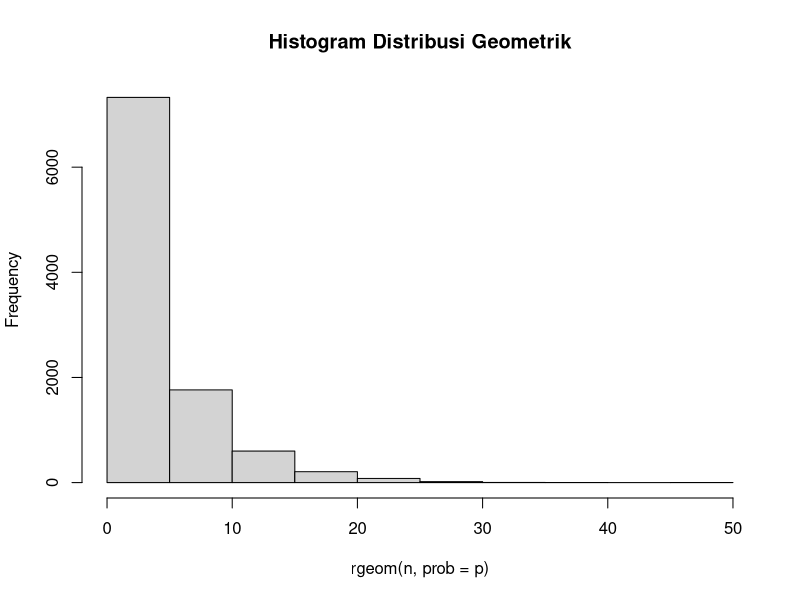
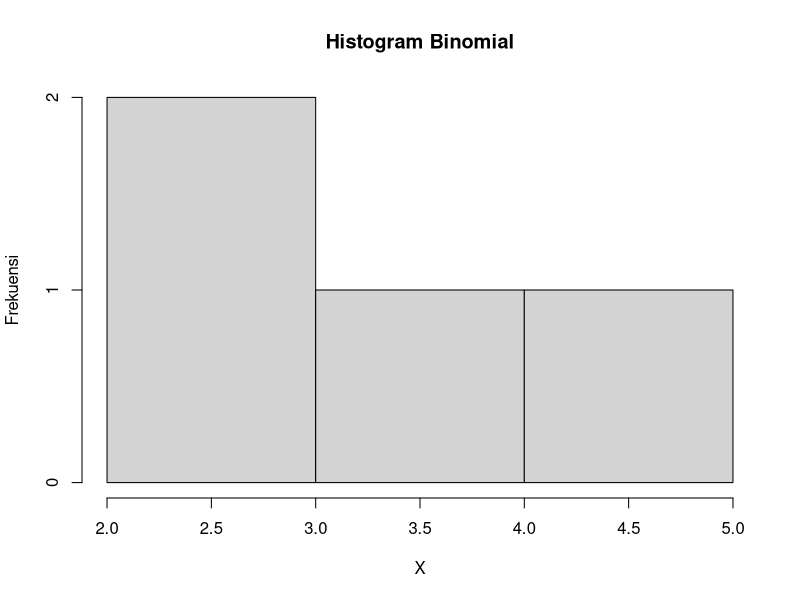
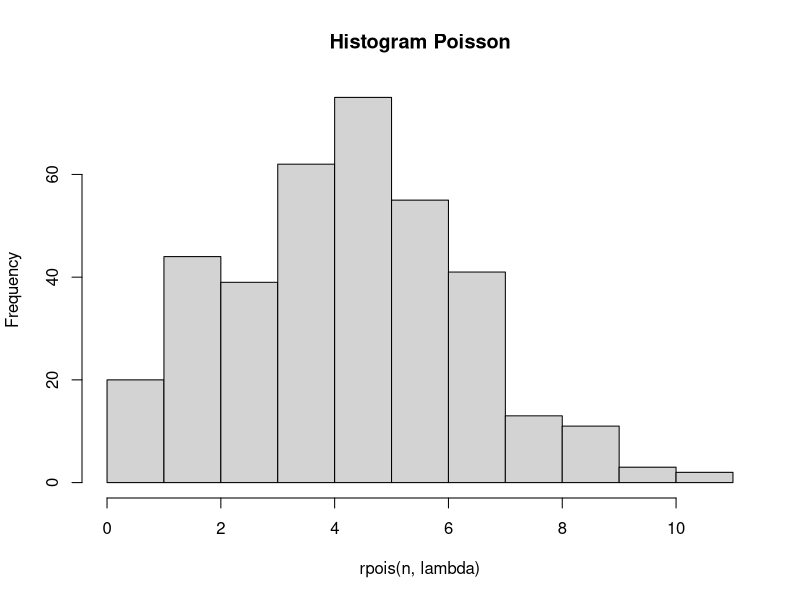
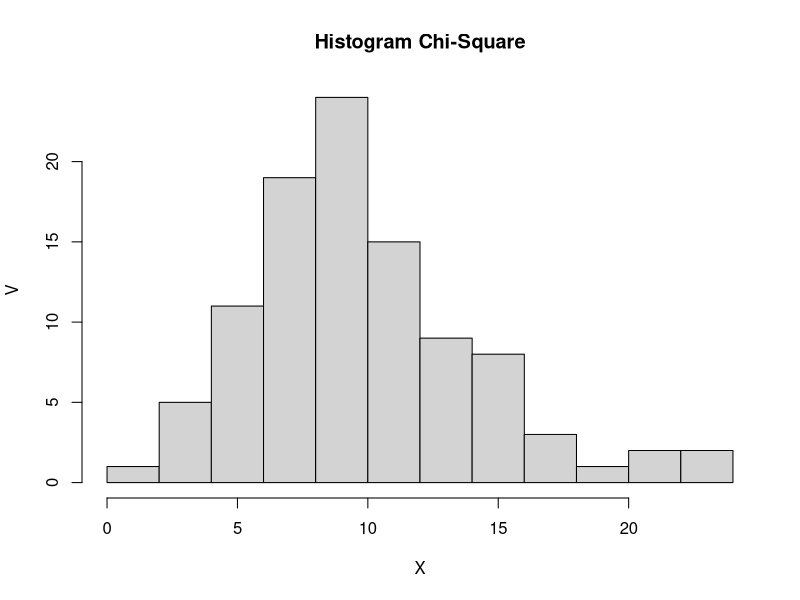
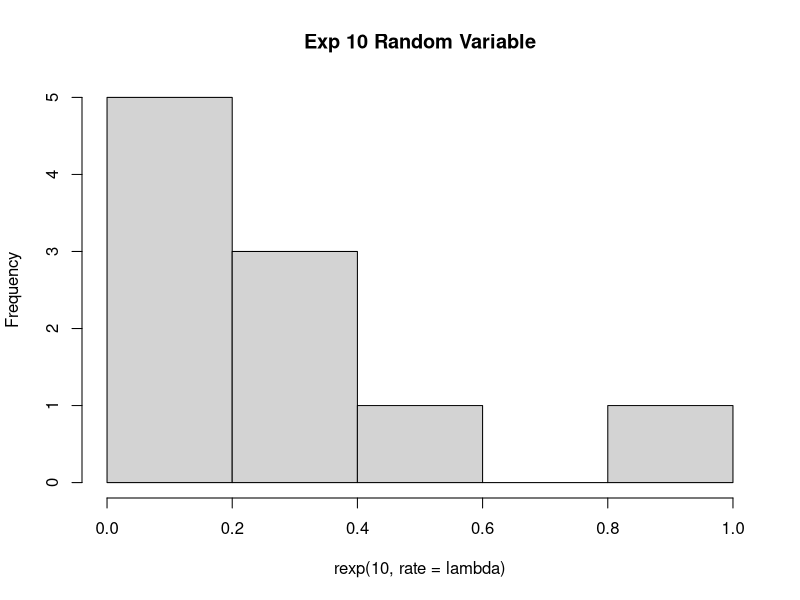
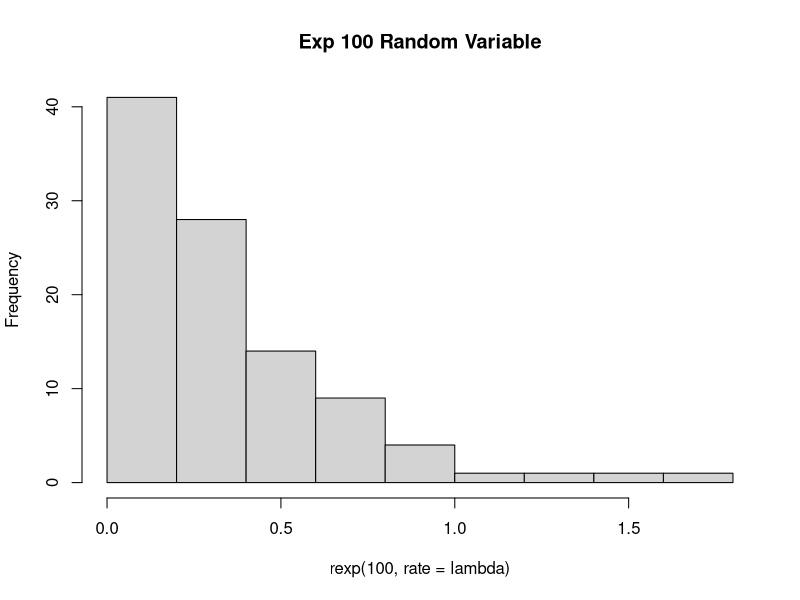
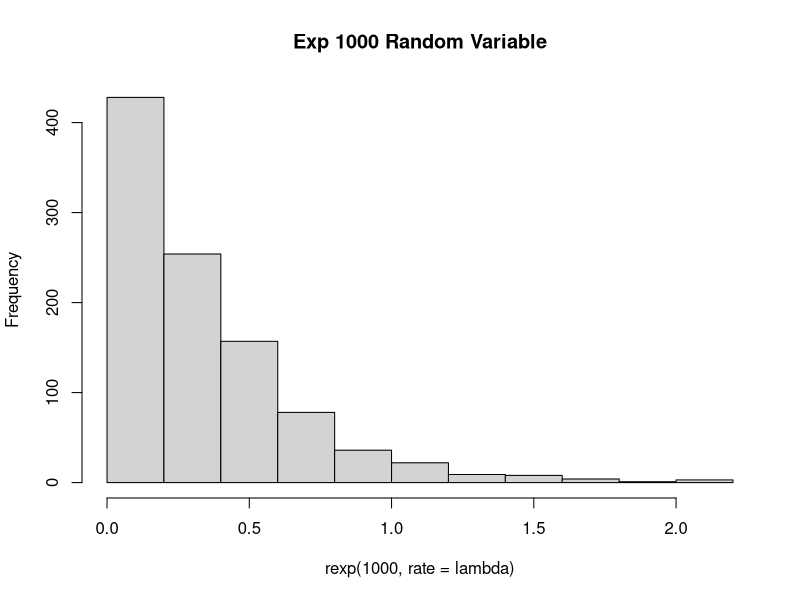
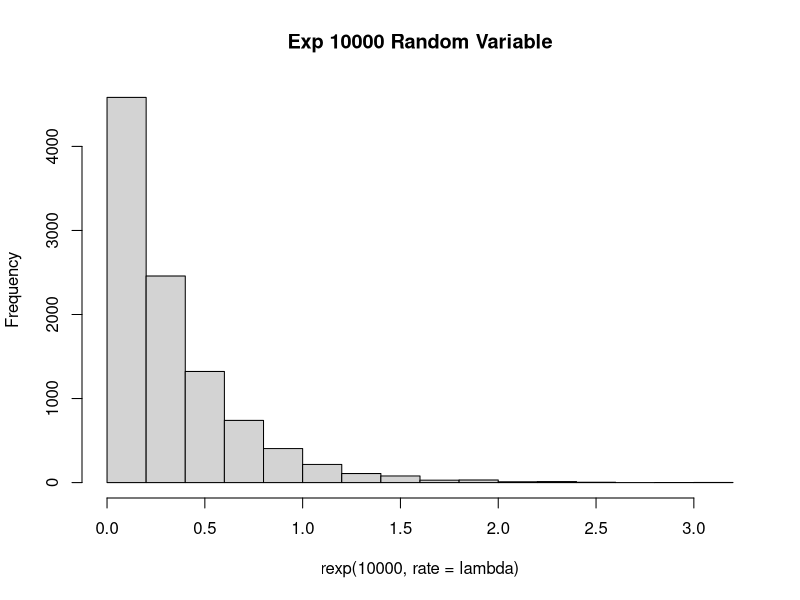

Recreate these plots in R, in order.
#1 Point A
p = 0.20
x = 3
P <- dgeom(x,p)
P

#1 Point B
mean(rgeom(n = 10000, prob = p) == 3)

#1 Point C
#Penjelasan terdapat pada dokumentasi readme.md

#1 Point D
n = 10000
hist(rgeom(n, prob = p ), main = 'Histogram Distribusi Geometrik')

#1 Point E
mean = 1 / p
variance = (1 - p) / (p ^ 2)
mean
variance

# NOMOR 2 #

n = 20
p = 0.2

#2 Point A
x = 4
probability = dbinom(x, n, prob = p, log = FALSE)
probability

#2 Point B
hist(rbinom(x, n, prob = p), xlab = "X", ylab = "Frekuensi", main = "Histogram Binomial")

#2 Point C
mean = n * (prob = p)
variance = n * (prob = p) * (1 - (prob = p))
mean
variance



# NOMOR 3 #

lambda = 4.5

#3 Point A
x = 6
probability = dpois(x, lambda)
probability

#3 Point B
x = 6
n = 365
hist(rpois(n, lambda), main = "Histogram Poisson")

#3 Point C
#Penjelasan terdapat pada dokumentasi readme.md

#3 Point D
mean = variance = lambda
mean 
variance



# NOMOR 4 #

x = 2
v = 10

#4 Point A
probability = dchisq(x, 10)
probability

#4 Point B
n = 100
hist(rchisq(n, v), xlab = "X", ylab = "V", main = "Histogram Chi-Square")

#4 Point C
mean = v
variance = 2 * v
mean
variance



# NOMOR 5 #

lambda = 3

#5 Point A
set.seed(1)
rnorm(1)
probability = dexp(1, rate = lambda)
probability

#5 Point B
set.seed(1)
hist(rexp(10, rate = lambda), main = "Exp 10 Random Variable")
hist(rexp(100, rate = lambda), main = "Exp 100 Random Variable")
hist(rexp(1000, rate = lambda), main = "Exp 1000 Random Variable")
hist(rexp(10000, rate = lambda), main = "Exp 10000 Random Variable")

#5 Point C
n = 100
set.seed(1)
mean = mean(rexp(n, rate = lambda))
variance = (sd(rexp(n, rate = lambda))) ^ 2
mean
variance



# NOMOR 6 #

n = 100
mean = 50
sd = 8

#6 Point A
set.seed(1)
data <- rnorm(n, mean, sd)
data
summary(data)

x1 = runif(1, min = min(data), max = mean)
x2 = runif(1, min = mean, max = max(data))
x1
x2

probability1 <- pnorm(x1, mean, sd)
probability2 <- pnorm(x2, mean, sd)
probability1
probability2

probability <- probability2 - probability1
plot(data)

#6 Point B
breaks = 50
hist(data, breaks, main = "5025211234_Rafi Aliefian Putra Ramadhani_Probstat_A_DNhistogram")

#6 Point C
variance = (sd(data)) ^ 2
variance